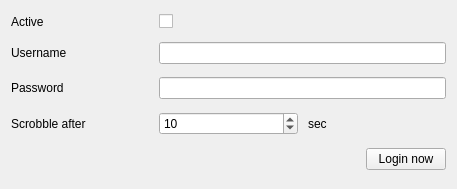
<?xml version="1.0" encoding="UTF-8"?>
<ui version="4.0">
 <class>GUI_LastFM</class>
 <widget class="QWidget" name="GUI_LastFM">
  <property name="geometry">
   <rect>
    <x>0</x>
    <y>0</y>
    <width>457</width>
    <height>189</height>
   </rect>
  </property>
  <layout class="QGridLayout" name="gridLayout">
   <property name="spacing">
    <number>10</number>
   </property>
   <item row="1" column="0">
    <widget class="QLabel" name="lab_activate">
     <property name="text">
      <string notr="true">Active</string>
     </property>
    </widget>
   </item>
   <item row="2" column="0">
    <widget class="QLabel" name="label_2">
     <property name="text">
      <string>Username</string>
     </property>
    </widget>
   </item>
   <item row="3" column="0">
    <widget class="QLabel" name="label_3">
     <property name="text">
      <string>Password</string>
     </property>
    </widget>
   </item>
   <item row="1" column="1">
    <widget class="QCheckBox" name="cb_activate">
     <property name="focusPolicy">
      <enum>Qt::StrongFocus</enum>
     </property>
     <property name="layoutDirection">
      <enum>Qt::LeftToRight</enum>
     </property>
     <property name="text">
      <string/>
     </property>
    </widget>
   </item>
   <item row="4" column="0">
    <widget class="QLabel" name="label">
     <property name="text">
      <string>Scrobble after</string>
     </property>
    </widget>
   </item>
   <item row="4" column="1">
    <widget class="QSpinBox" name="sb_scrobble_time">
     <property name="minimum">
      <number>5</number>
     </property>
     <property name="value">
      <number>10</number>
     </property>
    </widget>
   </item>
   <item row="4" column="2">
    <widget class="QLabel" name="lab_sec">
     <property name="text">
      <string notr="true">sec</string>
     </property>
    </widget>
   </item>
   <item row="5" column="0" colspan="3">
    <layout class="QHBoxLayout" name="horizontalLayout">
     <item>
      <widget class="QLabel" name="lab_status">
       <property name="text">
        <string/>
       </property>
      </widget>
     </item>
     <item>
      <spacer name="horizontalSpacer">
       <property name="orientation">
        <enum>Qt::Horizontal</enum>
       </property>
       <property name="sizeHint" stdset="0">
        <size>
         <width>40</width>
         <height>20</height>
        </size>
       </property>
      </spacer>
     </item>
     <item>
      <widget class="QPushButton" name="btn_login">
       <property name="text">
        <string>Login now</string>
       </property>
      </widget>
     </item>
    </layout>
   </item>
   <item row="3" column="1" colspan="2">
    <widget class="QLineEdit" name="tf_password">
     <property name="echoMode">
      <enum>QLineEdit::Password</enum>
     </property>
    </widget>
   </item>
   <item row="2" column="1" colspan="2">
    <widget class="QLineEdit" name="tf_username"/>
   </item>
  </layout>
 </widget>
 <tabstops>
  <tabstop>cb_activate</tabstop>
  <tabstop>tf_username</tabstop>
  <tabstop>tf_password</tabstop>
  <tabstop>sb_scrobble_time</tabstop>
  <tabstop>btn_login</tabstop>
 </tabstops>
 <resources/>
 <connections/>
</ui>
